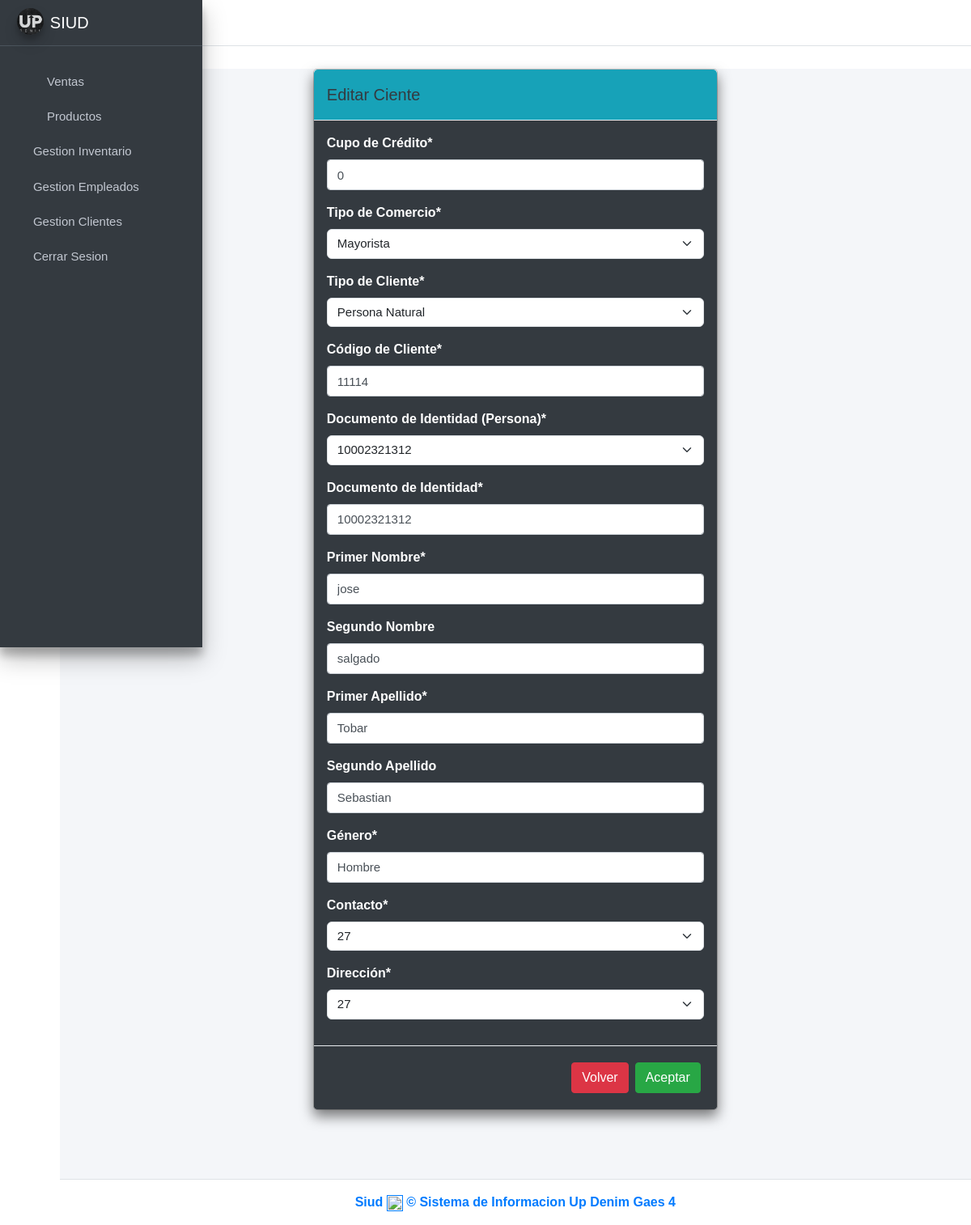
/editar_Cliente/11114/ (signed in), run on the app's committed database.
### ventas/models.py (models this page shows, shortened)
class Cliente(models.Model):
    cod_cliente = models.IntegerField(primary_key=True, unique=True, blank=False, null=False)
    cupo_credito = models.IntegerField()
    iddocumento = models.ForeignKey(Persona, on_delete=models.CASCADE)
    idtipo_comercio = models.ForeignKey(TipoComercio, on_delete=models.CASCADE)
    idtipo_cliente = models.ForeignKey(TipoCliente,on_delete=models.CASCADE)
    created = models.DateTimeField(auto_now_add=True)
    updated = models.DateTimeField(auto_now_add=True)
    class Meta:
        verbose_name = 'cliente'
        verbose_name_plural = 'clientes'

class TipoComercio(models.Model):
    idtipo_comercio = models.AutoField(primary_key=True)
    tipo_comercio = models.CharField(max_length=45, unique=True, blank=False)
    class Meta:
        verbose_name = 'tipocomercio'
        verbose_name_plural = 'tiposcomercio'
    def __str__(self):
        return f"{self.tipo_comercio}"

class Persona(models.Model):
    documentoidentidad = models.IntegerField(primary_key=True, unique=True, blank=False, null=False)
    primer_nombre = models.CharField(max_length=45, null=False, blank=False)
    segundo_nombre = models.CharField(max_length=45, blank=True, null=True)
    primer_apellido = models.CharField(max_length=45, null=False, blank=False)
    segundo_apellido = models.CharField(max_length=45, blank=True, null=True)
    genero = models.CharField(max_length=20, null=False, blank=False)
    idcontacto = models.OneToOneField(Contacto, on_delete=models.CASCADE)
    iddireccion = models.OneToOneField(Direccion, on_delete=models.CASCADE)
    created = models.DateTimeField(auto_now_add=True)
    updated = models.DateTimeField(auto_now_add=True)
    class Meta:
        verbose_name = 'persona'
        verbose_name_plural = 'personas'
    def __str__(self):
        return f"{self.documentoidentidad}"

class Contacto(models.Model):
    idcontacto = models.AutoField(primary_key=True)
    telefono = models.CharField(max_length=20, unique=True)
    correo = models.EmailField(max_length=60, unique=True)
    class Meta:
        verbose_name = 'contacto'
        verbose_name_plural = 'contactos'
    def __str__(self):
        return f"{self.idcontacto} "

class Direccion(models.Model):
    iddireccion = models.AutoField(primary_key=True)
    direccion = models.CharField(max_length=60)
    barrio = models.CharField(max_length=45)
    idciudad = models.ForeignKey(Ciudad, on_delete=models.CASCADE)
    class Meta:
        verbose_name = 'direccion'
        verbose_name_plural = 'direcciones'
    def __str__(self):
        return f"{self.iddireccion}"

### ventas/views.py (the view)
# urls.py: path('editar_Cliente/<int:cod_cliente>/', views.editar_Cliente_vista, name='editarCliente'),
@login_required
def editar_Cliente_vista(request, cod_cliente):
    cliente = get_object_or_404(Cliente, cod_cliente=cod_cliente)
    persona = cliente.iddocumento
    if request.method == 'POST':
        form_cliente = EditarClienteForm(request.POST, instance=cliente)
        form_persona = EditarPersonaForm(request.POST, instance=persona)
        if form_cliente.is_valid() and form_persona.is_valid():
            form_cliente.save()
            form_persona.save()
            messages.success(request, "¡Cliente Actualizado exitosamente!")
            return redirect('Clientes')
    else:
        form_cliente = EditarClienteForm(instance=cliente)
        form_persona = EditarPersonaForm(instance=persona)
    form_cliente.helper = FormHelper()
    form_cliente.helper.form_tag = False  # Evita que se genere la etiqueta <form> automáticamente
    form_persona.helper = FormHelper()
    form_persona.helper.form_tag = False
    context = {
        'form_cliente': form_cliente,
        'form_persona': form_persona,
        'cliente': cliente,
    }
    return render(request, 'editarcliente.html', context)

### ventas/forms.py
class EditarClienteForm(forms.ModelForm):
    class Meta:
        model = Cliente
        fields = ('cupo_credito', 'idtipo_comercio', 'idtipo_cliente', 'cod_cliente', 'iddocumento')
        labels = {
            'cupo_credito': 'Cupo de Crédito',
            'idtipo_comercio': 'Tipo de Comercio',
            'idtipo_cliente': 'Tipo de Cliente',
            'cod_cliente': 'Código de Cliente',
            'iddocumento': 'Documento de Identidad (Persona)',
        }

class EditarPersonaForm(forms.ModelForm):
    class Meta:
        model = Persona
        fields = ('documentoidentidad', 'primer_nombre', 'segundo_nombre', 'primer_apellido', 'segundo_apellido', 'genero', 'idcontacto', 'iddireccion')
        labels = {
            'documentoidentidad': 'Documento de Identidad',
            'primer_nombre': 'Primer Nombre',
            'segundo_nombre': 'Segundo Nombre',
            'primer_apellido': 'Primer Apellido',
            'segundo_apellido': 'Segundo Apellido',
            'genero': 'Género',
            'idcontacto': 'Contacto',
            'iddireccion': 'Dirección',
        }

### ventas/models.py (called while the page is built)
    def __str__(self):
        return f"{self.tipo_cliente}"

### ventas/templates/editarcliente.html (shortened to what this page needs)
{% extends "base.html" %}
{% load static %}
{% load widget_tweaks %}
{% block content %}
{% load crispy_forms_tags %}
<link rel="stylesheet" href="{% static 'index/css/b4.css' %}">
    <div class="modal-dialog">
        <div class="modal-content">
            <div class="modal-header bg-info">
                <h5 class="modal-title text-dark">Editar Ciente</h5>
            </div>
            <div class="modal-body bg-dark text-white">
                <form method="POST"action="#" enctype="multipart/form-data">
    {{ form_cliente|crispy }}
    {{ form_persona|crispy }}
            </div>
            <div class="modal-footer bg-dark text-white">
                <a href="{% url 'Clientes' %}" class="btn btn-danger">Volver</a>
                <button type="submit" class="btn btn-success">
                    Aceptar
                </button>
            </div>
        </div>
    </div>
</div>
{% endblock %}

### ventas/static/index/css/main.css (style rules this page uses)
p , input[type=text] , input[type=date], input[type=number], input[type=password] { font-weight: 100; font-size: 15px; }
select { font-weight: 100 !important; font-size:15px !important; }
body { font-family: Arial, Helvetica, sans-serif !important; }

### data on the page
Cliente: cupo_credito "0", idtipo_cliente "Persona Natural", cod_cliente "11114", iddocumento "10002321312"
TipoComercio: idtipo_comercio "Mayorista"
Persona: documentoidentidad "10002321312", primer_nombre "jose", segundo_nombre "salgado", primer_apellido "Tobar", segundo_apellido "Sebastian", genero "Hombre"
Contacto: idcontacto "27"
Direccion: iddireccion "27"
